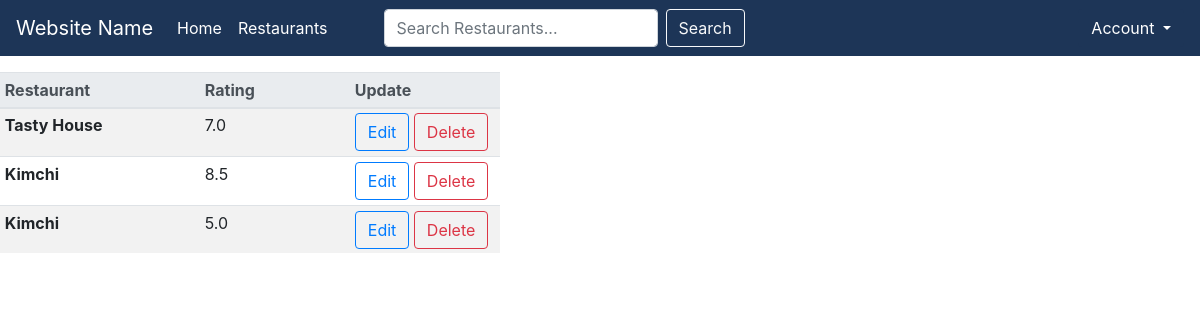
Page /profile/1/ on the committed database.
### restaurants/models.py (models this page shows, shortened)
class Rating(models.Model):
    user = models.ForeignKey(
        User, on_delete=models.CASCADE, null=False)
    restaurant = models.ForeignKey(
        Restaurant, on_delete=models.CASCADE, null=False)
    rating = models.DecimalField(decimal_places=1, max_digits=3)
    review = models.TextField(null=True, blank=True)
    updated = models.DateTimeField(auto_now=True)
    created = models.DateTimeField(auto_now_add=True)
    class Meta:
        ordering = ['-updated', '-created']

class Restaurant(models.Model):
    name = models.CharField(max_length=100, null=False)
    tags = models.CharField(max_length=50, null=True)
    class Meta:
        db_table = "restaurant"
    def __str__(self):
        return self.name

### restaurants/views.py (the view)
# urls.py: path("profile/<str:pk>/", views.userProfile, name="user-profile"),
def userProfile(request, pk):
    user = User.objects.get(id=pk)
    ratings = Rating.objects.filter(user=pk)
    context = {'user': user, 'ratings': ratings}
    return render(request, "restaurants/profile.html", context)

### restaurants/templates/restaurants/profile.html (shortened to what this page needs)
{% extends 'restaurants/base.html' %}
{% block content %}
<table class="table table-striped table-sm" style="width:500px;">
    <thead class="thead-light">
      <tr>
        <th scope="col" style="width:200px;">Restaurant</th>
        <th scope="col" style="width:150px;">Rating</th>
        <th scope="col" style="width:150px;">Update</th>
      </tr>
    </thead>
    <tbody>
      {% for rating in ratings %}
      <tr>
        <th scope="row">{{rating.restaurant}}</th>
        <td>{{rating.rating}}</td>
        <td>
          <a
            class="btn btn-outline-primary"
            href="{% url 'update-rating' rating.id %}">Edit</a>
          <a
            class="btn btn-outline-danger"
            href="{% url 'delete-rating' rating.id %}">Delete</a>
        </td>
      </tr>
      {% endfor %}
    </tbody>
  </table>
{% endblock %}

### rows in the picture
Rating: restaurant "Tasty House", rating "7.0"
Rating: restaurant "Kimchi", rating "8.5"
Rating: restaurant "Kimchi", rating "5.0"
